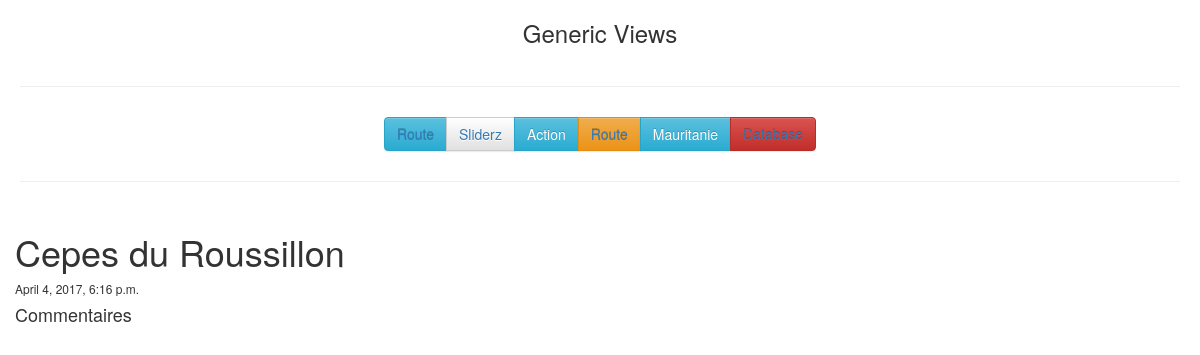
The page /champignons/1/ on the database its author committed.
### champignons/models.py (models this page shows, shortened)
class Champ(models.Model):
	nomcommun = models.CharField(max_length=140)
	commentaire  = models.TextField()
	date  = models.DateTimeField()

### champignons/views.py (the view)
# urls.py: url(r'^(?P<pk>\d+)$', DetailView.as_view(
class DetailView(generic.DetailView):
	model = Champ
	template_name = 'home/detail.html'

### champignons/templates/home/detail.html
{% extends "home/base.html" %}
{% load staticfiles %}
{% block content %}
 <h1 class="or"> {{champ.nomcommun}} </h1>
 <h6 class="lavande"> {{champ.date}} </h6>
 <h4> {{champ.commentaire}} </h4>
{% endblock %}

### rows shown on the page
Champ: nomcommun "Cepes du Roussillon", date "April 4, 2017, 6:16 p.m.", commentaire "Commentaires"
